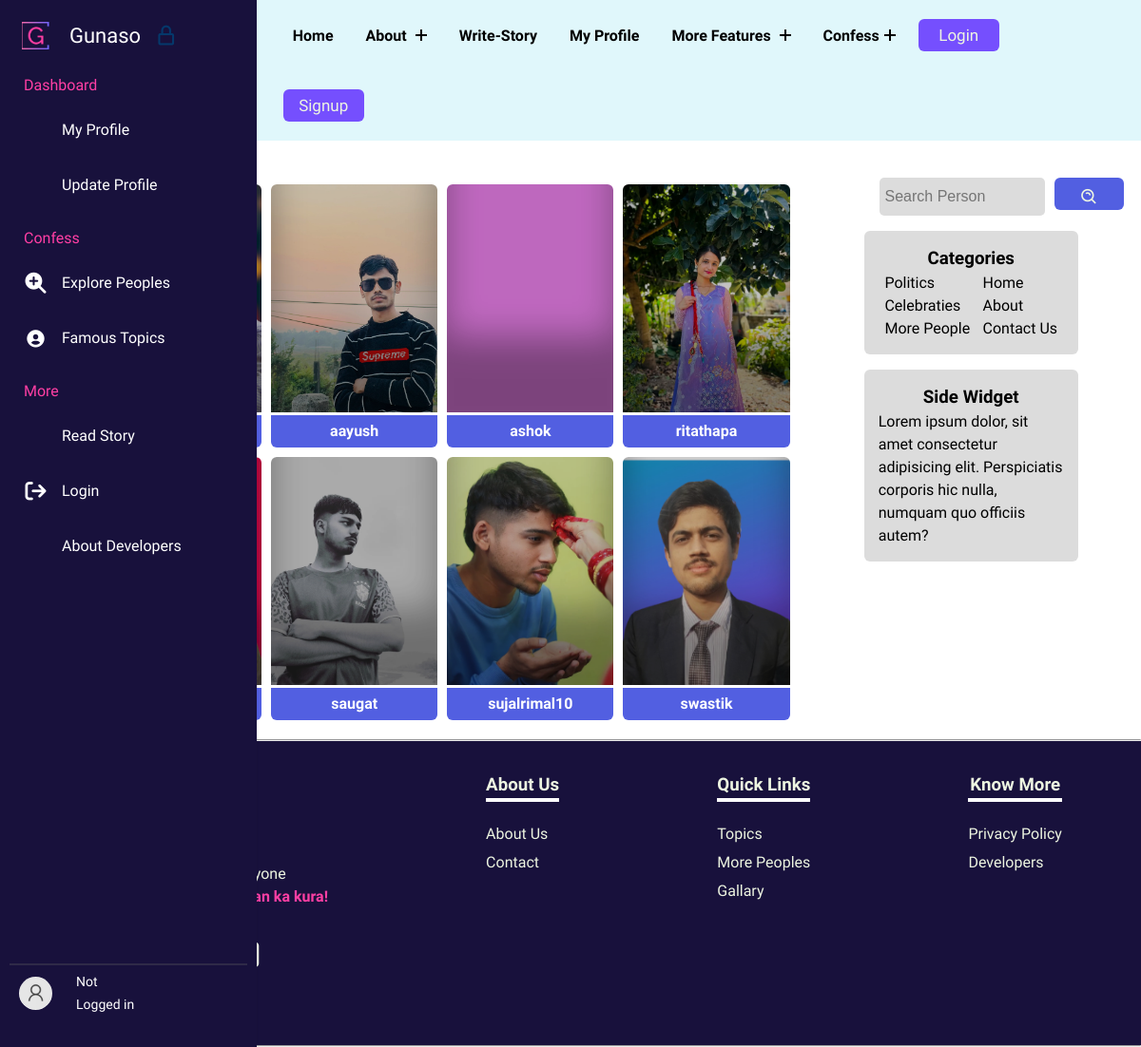
The page /searchperson/ on the database its author committed.
### gunasoApp/models.py (models this page shows, shortened)
class Profile(models.Model):
    user = models.OneToOneField(User, on_delete=models.CASCADE, related_name="Profile")
    image = models.ImageField(upload_to="gunasoApp/images/loggeduserImages", blank=True, default="upload-image")

### gunasoApp/views.py (the view, shortened to what this page needs)
# urls.py: path('searchperson/', views.searchperson, name="searchperson"),
def searchperson(request):
    query = request.GET.get('query', '')
    if len(query) > 100:
        allPerson = Profile.objects.none()
    else:
        try:
            user_id = int(query)
            person = Profile.objects.filter(user_id=user_id)
        except ValueError:
            person = Profile.objects.none()
        if request.user.is_anonymous:
            allPersonContent = Profile.objects.filter(user__username__icontains=query)
            allPerson = person.union(allPersonContent)
            params = {'allPerson': allPerson, 'query': query}
    return render(request, 'searchperson.html', params)

### templates/searchperson.html (shortened to what this page needs)
{% extends 'base.html' %}
{% load static %}
    {% block base_style%}
    {{ block.super }}
    <link rel="stylesheet" href="{% static 'styles/persons.css' %}">
    {% endblock base_style%}
    {% block content %}
    <div class="famoustopicsmain">
        <div class="containflex">
            <div class="leftside">
                <h2>Search <span class="blue">Results:</span></h2>
                    <div class="gridcontain">
                        {% for profile in allPerson %}
                        <div data-aos="fade-up">
                            <div class="card" style="background-image: url(../media/{{profile.image}});">
                            </div>
                            <div class="linksbtns">
                                <a class="usernameanchor" href="../user/{{ profile.user }}">{{ profile.user }}</a>
                            </div>
                        </div>
                        {% endfor %}
                    </div>
            </div>
            <div class="rightside">
                <div class="searchdiv">
                    <form method="get" action="{% url 'searchperson' %}">
                        <input class="searchinp" type="search" placeholder="Search Person" aria-label="Search"
                            name="query" id="query">
                        <button class="copybtn" type="submit" style="margin: 0;">
                            <i class='bx bx-search-alt'></i>
                        </button>
                    </form>
                </div>
                <div class="catandside">
                    <div class="categoriesdiv">
                        <h3>Categories</h3>
                        <div class="uls">
                            <ul class="lineone">
                                <li><a href="#">Politics</a></li>
                                <li><a href="#">Celebraties</a></li>
                                <li><a href="#">More People</a></li>
                            </ul>
                            <ul class="lineone">
                                <li><a href="/">Home</a></li>
                                <li><a href="/about">About</a></li>
                                <li><a href="/">Contact Us</a></li>
                            </ul>
                        </div>
                    </div>
                    <div class="categoriesdiv">
                        <h3>Side Widget</h3>
                        <p>Lorem ipsum dolor, sit amet consectetur adipisicing elit. Perspiciatis corporis hic nulla,
                            numquam quo officiis autem?</p>
                    </div>
                </div>
            </div>
        </div>
    </div>
    {% endblock %}

### static/styles/base.css (style rules this page uses)
:root { --dark: #754ffe; --darkgreen: #379683; --bcolor: #5CDB95; --cooltexr: #4a4b65; --backupgreen: #8EE4AF; --para: #EDF5E1; --mainheading: #FFF; --hotish: #FF3FA4; --skyblue: #525FE1; --footer: #18113c; }
body { line-height: 1.5; font-family: "Raleway", sans-serif; font-weight: 400; }
* { margin: 0; padding: 0; box-sizing: border-box; }
ul { z-index: 11; list-style: none; margin: 0; padding: 0; }
a { text-decoration: none; }
input, textarea, button, select, a, i { -webkit-tap-highlight-color: transparent; }
button { cursor: pointer; background-color: #754ffe; font-family: inherit; display: inline-block; width: 5em; height: 2em; line-height: 1.9em; margin: 20px; position: relative; overflow: hidden; border: 2px solid var(--color); transition: color .5s; font-size: 17px; border-radius: 6px; font-weight: 500; color: var(--para); }
button:before { content: ""; position: absolute; z-index: -1; background: var(--skyblue); height: 150px; width: 200px; border-radius: 50%; }
button:before { top: 100%; left: 100%; transition: all .7s; }

### static/styles/persons.css (style rules this page uses)
* { margin: 0; padding: 0; box-sizing: border-box; }
:root { --dark: #05386B; --darkgreen: #379683; --bcolor: #5CDB95; --backupgreen: #8EE4AF; --para: #EDF5E1; --mainheading: #FFF; --hotish: #FF3FA4; --skyblue: #525FE1; --deepdark: #1010; }
.blue { color: var(--skyblue); }
.copybtn { cursor: pointer; background-color: var(--skyblue); font-family: inherit; display: inline-block; width: 5em; height: 2em; line-height: 1.9em; margin: 10px 0; position: relative; overflow: hidden; border: 2px solid var(--color); transition: color .5s; z-index: 1; font-size: 17px; border-radius: 6px; font-weight: 500; color: var(--para); }
.copybtn:before { content: ""; position: absolute; z-index: -1; background: var(--skyblue); height: 150px; width: 200px; border-radius: 50%; }
.copybtn:before { top: 100%; left: 100%; transition: all .7s; }
.famoustopicsmain { margin: 0 .5rem 0 5rem; }
.containflex { padding: 10px; display: flex; gap: 20px; }
.gridcontain { display: grid; gap: 10px; grid-template-columns: repeat(4, 1fr) }
.card { padding: 6px; height: 30vh; border-top-left-radius: 6px; border-top-right-radius: 6px; box-shadow: rgba(0, 0, 0, 0.35) 0px -80px 36px -1px inset; background-color: violet; background-size: cover; background-position: center; background-repeat: no-repeat; filter: brightness(80%); }
a { text-decoration: none; }
.usernameanchor { display: flex; justify-content: center; font-weight: bold; margin-top: 3px; font-size: 16px; background-color: var(--skyblue); padding: 5px 10px; border-bottom-left-radius: 6px; border-bottom-right-radius: 6px; width: inherit; color: #ffffff; }
.linksbtns { display: flex; flex-direction: column; gap: 5px; }
.leftside { padding: 0 10px 10px 10px; flex-basis: 70%; }
.rightside { padding-top: 13px; flex-basis: 30%; border-radius: 6px; }
.searchdiv { margin-top: 1rem; display: flex; align-items: center; margin-left: 4rem; }
.searchdiv form { display: flex; gap: 10px; }
.searchdiv i { line-height: 5vh; font-size: 20px; }
.searchinp { padding: 6px; width: 78%; background-color: gainsboro; height: 5vh; }
.searchinp { border: none; font-size: 16px; border-radius: 5px; }
.catandside { display: flex; flex-direction: column; align-items: center; }
.categoriesdiv { margin-top: 1rem; border-radius: 6px; padding: 15px; background-color: gainsboro; text-align: center; width: 70%; }
.categoriesdiv p { text-align: left; }
.uls { display: flex; justify-content: space-around; }
.uls ul { text-align: left; }
.uls ul li a { text-decoration: none; color: #000; cursor: pointer; }

### rows shown on the page
Profile: image (picture), user "aayush"
Profile: user "ashok"
Profile: image (picture), user "ritathapa"
Profile: image (picture), user "saugat"
Profile: image (picture), user "sujalrimal10"
Profile: image (picture), user "swastik"
